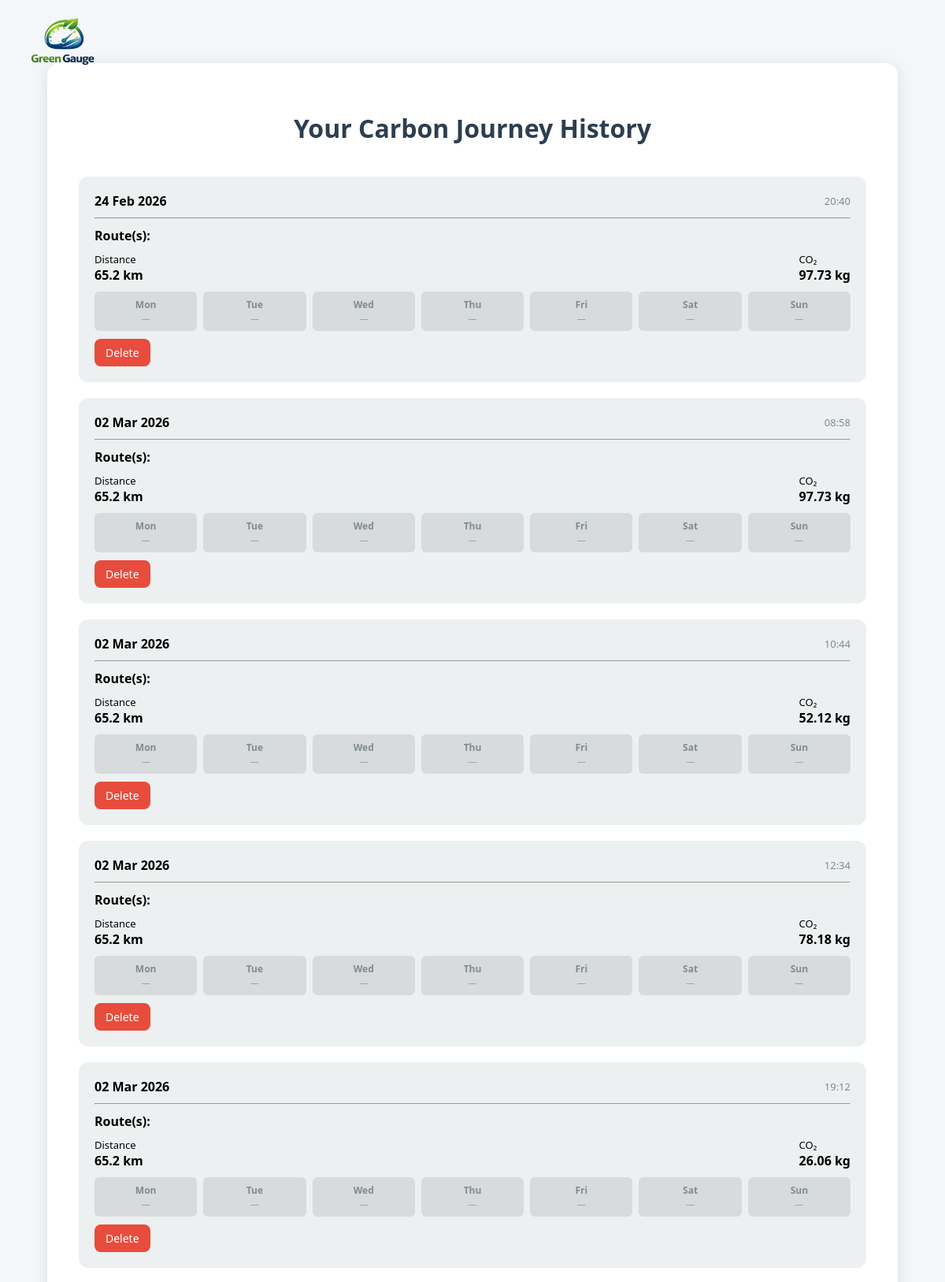
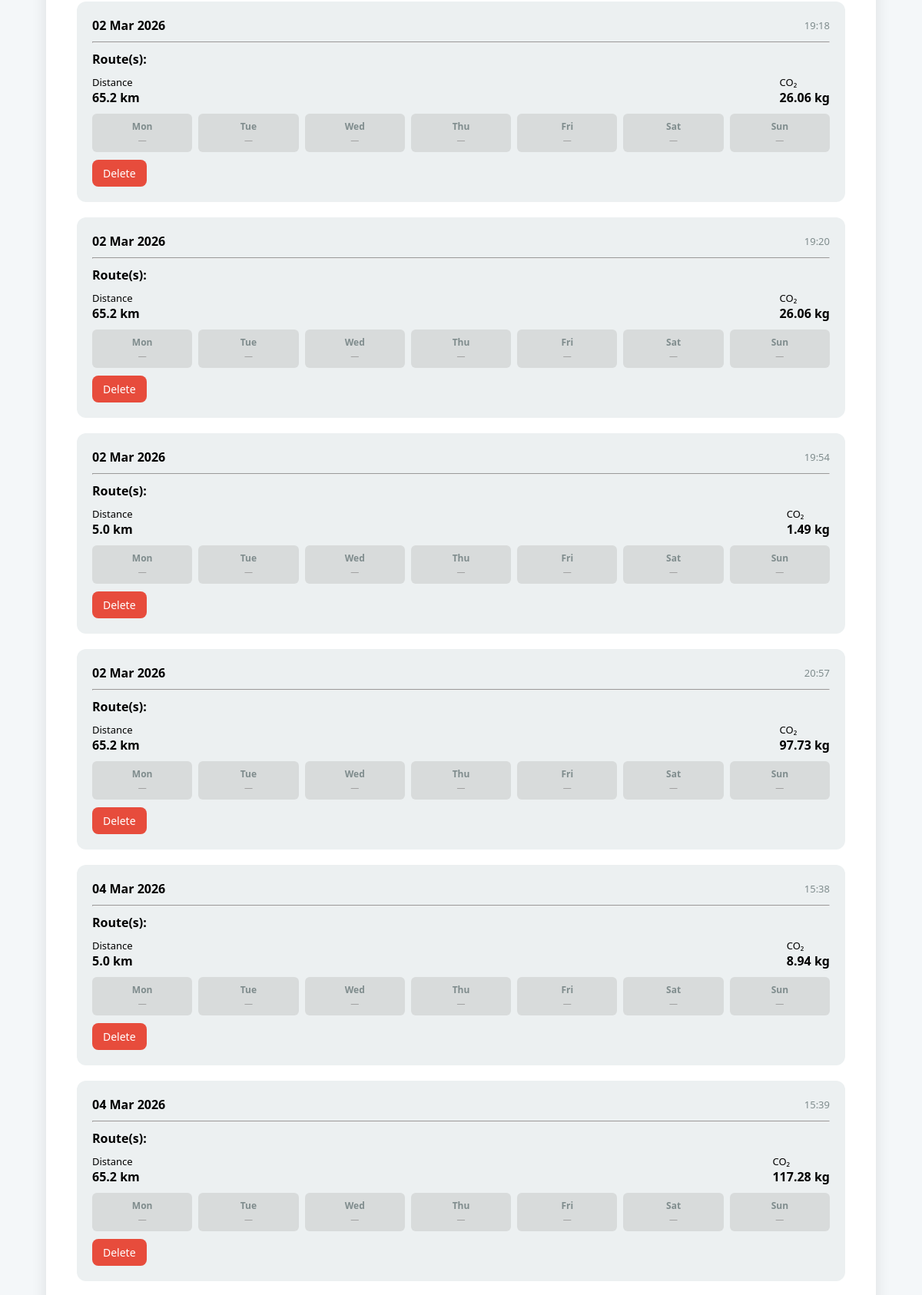
The page /previous-results/ (signed in, upper part) on the database its author committed (2 pictures, top to bottom).
### carbon_app/models.py (models this page shows, shortened)
class EmissionRecord(models.Model): # creating a database table
    user = models.ForeignKey(User, on_delete=models.CASCADE)    # each record belongs to a user, if user deleted - their records automatically deleted
    origin = models.CharField(max_length=200)
    destination = models.CharField(max_length=200)
    transport_mode = models.CharField(max_length=50, default="car")
    mode_2 = models.CharField(max_length=20, blank=True, null=True)
    secondary_origin = models.CharField(max_length=200, blank=True, null=True)
    distance_km = models.FloatField()
    weekly_emissions = models.FloatField()
    days = models.CharField(max_length=50, blank=True) # mon, tues, etc.
    created_at = models.DateTimeField(auto_now_add=True)    # timestamp when record created

### carbon_app/views.py (the view, shortened to what this page needs)
# urls.py: path('previous-results/', views.previous_results, name='previous_results'),
@login_required
def previous_results(request):
    day_order = ["mon", "tue", "wed", "thu", "fri", "sat", "sun"]
    results = EmissionRecord.objects.filter(user=request.user).order_by("created_at")
    for r in results:
        try:    # convert r.days into list
            schedule_data = json.loads(r.days)
        except: # use empty list if fails
            schedule_data = []
        routes_set = set()  # create set to store unique routes
        r.routes_list = list(routes_set)    # convert set to list for template use
        day_map = {item["day"]: item["mode"] for item in schedule_data} # create day schedule
        full_schedule = []
        for d in day_order: # check if days in schedule_data match day and add to full_schedule
            full_schedule.append({
                "day": day_names.get(d, d),
                "mode": day_map.get(d),
                "used": d in day_map    # None if not used
            })
        r.schedule = full_schedule  # template can use
        r.total_distance = r.distance_km    # renaming
    if results:
        total = sum(r.weekly_emissions for r in results)    # total emissions
        average = round(total / len(results),2) # average emissions
    else:
        average = 0
    return render(request,"previous_results.html",{
        "results":results,
        "average_emissions":average
    })

### carbon_app/templates/previous_results.html (shortened to what this page needs)
<!DOCTYPE html>
<html>
<head>
{% load static %}
</head>
<body>
    <a href="{% url 'reset_start' %}">
    <img src="{% static 'carbon_app/images/app_logo.png' %}" class="app-logo">
</a>
<div class="container">
<h1>Your Carbon Journey History</h1>
{% if results %}
{% for r in results %}
<div class="result-card">
<div style="display:flex; justify-content:space-between; align-items:center;">
    <strong>{{ r.created_at|date:"d M Y" }}</strong>
    <span class="date">{{ r.created_at|date:"H:i" }}</span>
</div>
<hr style="margin:10px 0;">
<p><strong>Route(s):</strong><br>
</p>
<div style="display:flex; justify-content:space-between; margin-top:10px;">
<div>
<p style="margin:0; font-size:13px;">Distance</p>
<strong>{{ r.total_distance|floatformat:1 }} km</strong>
</div>
<div>
<p style="margin:0; font-size:13px;">CO₂</p>
<strong>{{ r.weekly_emissions|floatformat:2 }} kg</strong>
</div>
</div>
<div class="day-grid">
{% for d in r.schedule %}
<div class="day-box {% if not d.used %}empty{% endif %}">
    <strong>{{ d.day }}</strong><br>
    {% if d.used %}
        <span style="font-size:11px;">
            {{ d.mode|title }}
        </span>
    {% else %}
        <span style="font-size:11px; color:#999;">
            —
        </span>
    {% endif %}
</div>
{% endfor %}
</div>
<a href="{% url 'delete_result' r.id %}" class="delete-btn">
Delete
</a>
</div>
{% endfor %}
{% else %}
<p style="text-align:center;">No journeys recorded yet.</p>
{% endif %}
</div>
</body>
</html>

### carbon_app/templates/previous_results.html (style rules this page uses)
body { font-family:'Segoe UI', sans-serif; background-color:#f4f7f9; margin:0; padding:0; }
.container { width:100%; max-width:1000px; margin:80px auto; background:white; padding:40px; border-radius:16px; box-shadow:0 4px 20px rgba(0,0,0,0.1); }
h1 { text-align:center; color:#2c3e50; margin-bottom:40px; }
.result-card { background:#ecf0f1; padding:20px; border-radius:12px; margin-bottom:20px; }
.result-card p { margin:6px 0; }
.date { color:#7f8c8d; font-size:13px; }
.delete-btn { display:inline-block; margin-top:10px; padding:8px 14px; background:#e74c3c; color:white; text-decoration:none; border-radius:8px; font-size:14px; }
.app-logo { position:fixed; top:15px; left:20px; width:120px; z-index:1000; }
.day-grid { display:grid; grid-template-columns:repeat(7,1fr); gap:8px; margin-top:10px; }
.day-box { background:#27ae60; color:white; padding:8px; border-radius:6px; font-size:12px; text-align:center; }
.day-box.empty { background:#d8dbdb; color:#7f8c8d; }

### rows shown on the page
EmissionRecord: created_at "24 Feb 2026", created_at "20:40", total_distance "65.2", weekly_emissions "97.73", day "Mon" "Tue" "Wed" "Thu" "Fri" "Sat" "Sun"
EmissionRecord: created_at "02 Mar 2026", created_at "08:58", total_distance "65.2", weekly_emissions "97.73", day "Mon" "Tue" "Wed" "Thu" "Fri" "Sat" "Sun"
EmissionRecord: created_at "02 Mar 2026", created_at "10:44", total_distance "65.2", weekly_emissions "52.12", day "Mon" "Tue" "Wed" "Thu" "Fri" "Sat" "Sun"
EmissionRecord: created_at "02 Mar 2026", created_at "12:34", total_distance "65.2", weekly_emissions "78.18", day "Mon" "Tue" "Wed" "Thu" "Fri" "Sat" "Sun"
EmissionRecord: created_at "02 Mar 2026", created_at "19:12", total_distance "65.2", weekly_emissions "26.06", day "Mon" "Tue" "Wed" "Thu" "Fri" "Sat" "Sun"
EmissionRecord: created_at "02 Mar 2026", created_at "19:18", total_distance "65.2", weekly_emissions "26.06", day "Mon" "Tue" "Wed" "Thu" "Fri" "Sat" "Sun"
EmissionRecord: created_at "02 Mar 2026", created_at "19:20", total_distance "65.2", weekly_emissions "26.06", day "Mon" "Tue" "Wed" "Thu" "Fri" "Sat" "Sun"
EmissionRecord: created_at "02 Mar 2026", created_at "19:54", total_distance "5.0", weekly_emissions "1.49", day "Mon" "Tue" "Wed" "Thu" "Fri" "Sat" "Sun"
EmissionRecord: created_at "02 Mar 2026", created_at "20:57", total_distance "65.2", weekly_emissions "97.73", day "Mon" "Tue" "Wed" "Thu" "Fri" "Sat" "Sun"
EmissionRecord: created_at "04 Mar 2026", created_at "15:38", total_distance "5.0", weekly_emissions "8.94", day "Mon" "Tue" "Wed" "Thu" "Fri" "Sat" "Sun"
EmissionRecord: created_at "04 Mar 2026", created_at "15:39", total_distance "65.2", weekly_emissions "117.28", day "Mon" "Tue" "Wed" "Thu" "Fri" "Sat" "Sun"
